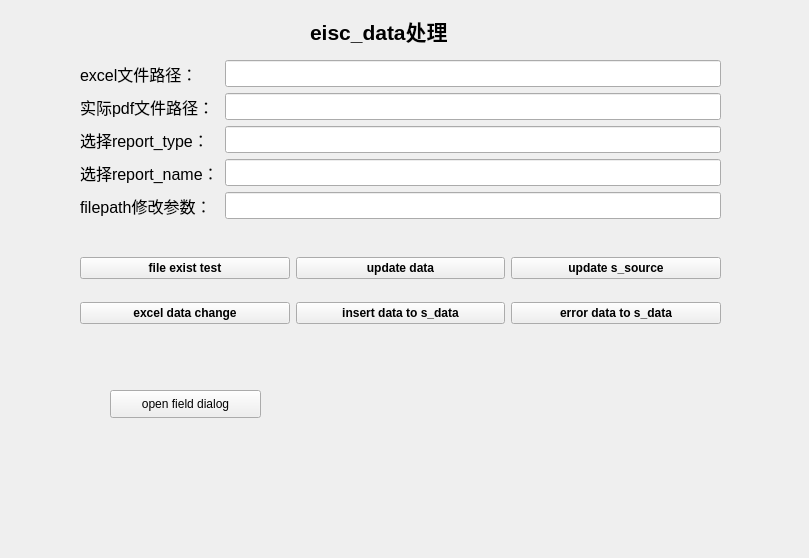
<?xml version="1.0" encoding="UTF-8"?>
<ui version="4.0">
 <class>MainWindow</class>
 <widget class="QMainWindow" name="MainWindow">
  <property name="geometry">
   <rect>
    <x>0</x>
    <y>0</y>
    <width>809</width>
    <height>558</height>
   </rect>
  </property>
  <property name="windowTitle">
   <string>MainWindow</string>
  </property>
  <widget class="QWidget" name="centralWidget">
   <widget class="QLabel" name="label">
    <property name="geometry">
     <rect>
      <x>310</x>
      <y>10</y>
      <width>251</width>
      <height>41</height>
     </rect>
    </property>
    <property name="font">
     <font>
      <pointsize>16</pointsize>
      <weight>75</weight>
      <italic>false</italic>
      <bold>true</bold>
     </font>
    </property>
    <property name="text">
     <string>eisc_data处理</string>
    </property>
   </widget>
   <widget class="QWidget" name="formLayoutWidget">
    <property name="geometry">
     <rect>
      <x>80</x>
      <y>60</y>
      <width>641</width>
      <height>165</height>
     </rect>
    </property>
    <layout class="QFormLayout" name="formLayout">
     <item row="0" column="0">
      <widget class="QLabel" name="label_2">
       <property name="font">
        <font>
         <pointsize>12</pointsize>
        </font>
       </property>
       <property name="text">
        <string>excel文件路径：</string>
       </property>
      </widget>
     </item>
     <item row="1" column="0">
      <widget class="QLabel" name="label_3">
       <property name="font">
        <font>
         <pointsize>12</pointsize>
        </font>
       </property>
       <property name="text">
        <string>实际pdf文件路径：</string>
       </property>
      </widget>
     </item>
     <item row="2" column="0">
      <widget class="QLabel" name="label_4">
       <property name="font">
        <font>
         <pointsize>12</pointsize>
        </font>
       </property>
       <property name="text">
        <string>选择report_type：</string>
       </property>
      </widget>
     </item>
     <item row="3" column="0">
      <widget class="QLabel" name="label_5">
       <property name="font">
        <font>
         <pointsize>12</pointsize>
        </font>
       </property>
       <property name="text">
        <string>选择report_name：</string>
       </property>
      </widget>
     </item>
     <item row="4" column="0">
      <widget class="QLabel" name="label_6">
       <property name="font">
        <font>
         <pointsize>12</pointsize>
        </font>
       </property>
       <property name="text">
        <string>filepath修改参数：</string>
       </property>
      </widget>
     </item>
     <item row="0" column="1">
      <widget class="QLineEdit" name="lineEdit">
       <property name="font">
        <font>
         <pointsize>12</pointsize>
        </font>
       </property>
      </widget>
     </item>
     <item row="1" column="1">
      <widget class="QLineEdit" name="lineEdit_2">
       <property name="font">
        <font>
         <pointsize>12</pointsize>
        </font>
       </property>
      </widget>
     </item>
     <item row="2" column="1">
      <widget class="QLineEdit" name="lineEdit_3">
       <property name="font">
        <font>
         <pointsize>12</pointsize>
        </font>
       </property>
      </widget>
     </item>
     <item row="3" column="1">
      <widget class="QLineEdit" name="lineEdit_4">
       <property name="font">
        <font>
         <pointsize>12</pointsize>
        </font>
       </property>
      </widget>
     </item>
     <item row="4" column="1">
      <widget class="QLineEdit" name="lineEdit_5">
       <property name="font">
        <font>
         <pointsize>12</pointsize>
        </font>
       </property>
      </widget>
     </item>
    </layout>
   </widget>
   <widget class="QWidget" name="gridLayoutWidget">
    <property name="geometry">
     <rect>
      <x>80</x>
      <y>240</y>
      <width>641</width>
      <height>101</height>
     </rect>
    </property>
    <layout class="QGridLayout" name="gridLayout">
     <item row="0" column="0">
      <widget class="QPushButton" name="pushButton_2">
       <property name="font">
        <font>
         <weight>75</weight>
         <bold>true</bold>
        </font>
       </property>
       <property name="text">
        <string>file exist test</string>
       </property>
      </widget>
     </item>
     <item row="1" column="0">
      <widget class="QPushButton" name="pushButton_3">
       <property name="font">
        <font>
         <weight>75</weight>
         <bold>true</bold>
        </font>
       </property>
       <property name="text">
        <string>excel data change</string>
       </property>
      </widget>
     </item>
     <item row="0" column="2">
      <widget class="QPushButton" name="pushButton_5">
       <property name="font">
        <font>
         <weight>75</weight>
         <bold>true</bold>
        </font>
       </property>
       <property name="text">
        <string>update s_source</string>
       </property>
      </widget>
     </item>
     <item row="0" column="1">
      <widget class="QPushButton" name="pushButton_4">
       <property name="font">
        <font>
         <weight>75</weight>
         <bold>true</bold>
        </font>
       </property>
       <property name="text">
        <string>update data</string>
       </property>
      </widget>
     </item>
     <item row="1" column="1">
      <widget class="QPushButton" name="pushButton">
       <property name="font">
        <font>
         <weight>75</weight>
         <bold>true</bold>
        </font>
       </property>
       <property name="text">
        <string>insert data to s_data</string>
       </property>
      </widget>
     </item>
     <item row="1" column="2">
      <widget class="QPushButton" name="pushButton_6">
       <property name="font">
        <font>
         <weight>75</weight>
         <bold>true</bold>
        </font>
       </property>
       <property name="text">
        <string>error data to s_data</string>
       </property>
      </widget>
     </item>
    </layout>
   </widget>
   <widget class="QPushButton" name="pushButton_7">
    <property name="geometry">
     <rect>
      <x>110</x>
      <y>390</y>
      <width>151</width>
      <height>28</height>
     </rect>
    </property>
    <property name="text">
     <string>open field dialog</string>
    </property>
   </widget>
  </widget>
 </widget>
 <resources/>
 <connections/>
</ui>
